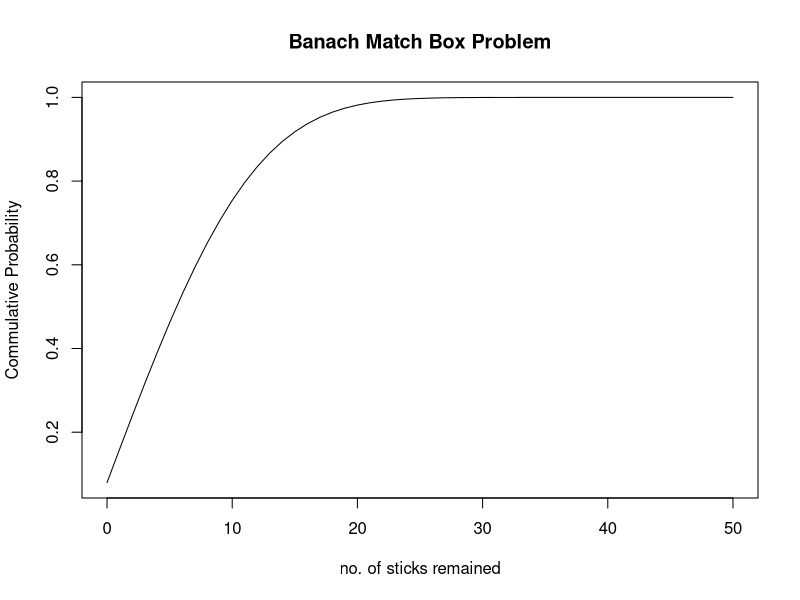

This figure's R source:
#if not understand drop a messege!
match_prob<-function(x) choose(2*N-x,N)*2^(-(2*N-x))
N<-50
round(sapply(1:50,match_prob),5)
plot(0:50,cumsum(sapply(0:50,match_prob)),xlab='no. of sticks remained',ylab = 'Commulative Probability','l')
title('Banach Match Box Problem')